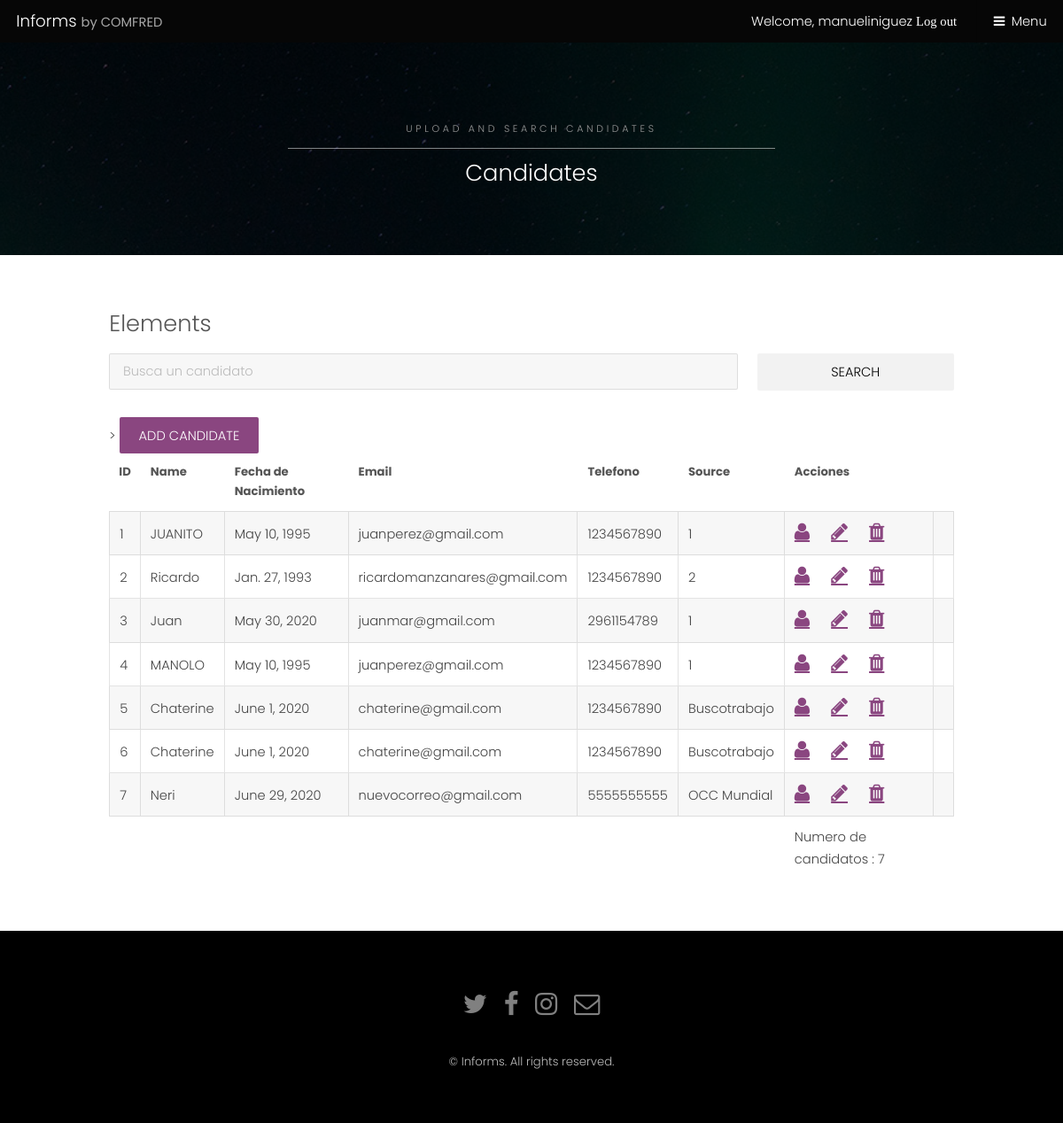
The app's page /candidates/ (signed in) with its own data.
### candidates/models.py (models this page shows, shortened)
class Candidate(models.Model):
    recruiter = models.ForeignKey(settings.AUTH_USER_MODEL, on_delete = models.CASCADE)
    first_name = models.CharField(null = False, max_length=50)
    second_name = models.CharField(null=True, blank=True, max_length=50)
    last_name = models.CharField(null=False, max_length=50)
    second_last_name = models.CharField(null=True, blank=True, max_length=50)
    birthdate = models.DateField(null=False)
    email = models.EmailField(null = False)
    phone = models.CharField(max_length=10, null=False, default='1234567890')
    comments = models.TextField(null=True, blank=True)
    created_date = models.DateField(null=False, default=timezone.now)
    SOURCE_OPTIONS = (
        ('SELECIONAR', 'SELECIONAR'),
        ('Bolsa de trabajo UV', 'Bolsa de trabajo UV'),
        ('OCC Mundial', 'OCC Mundial'),
        ('Buscotrabajo', 'Buscotrabajo'),
        ('Quierotrabajo', 'Quierotrabajo')
    )
    source = models.CharField(choices=SOURCE_OPTIONS, max_length=200, default='SELECCIONAR')
    STATUS_OPCIONS = (
        ('AVAILABLE', 'AVAILABLE'),
        ('INTERVIEW', 'INTERVIEW'),
        ('NOT AVAILABLE', 'NOT AVAILABLE'),
        ('HIRED', 'HIRED'),
    )
    status = models.CharField(choices=STATUS_OPCIONS, max_length=200, default='AVAILABLE')

### candidates/views.py (the view)
# urls.py: path('', views.candidates, name='candidates'),
@login_required
def candidates(request):
    if request.method == 'POST':
        query = request.POST.get('query')
        candidate_list = Candidate.objects.filter(first_name__contains=query)
        return render(request, 'candidates/index.html', { 'candidate_list': candidate_list })
    else:
        candidate_list = Candidate.objects.all()
        return render(request, 'candidates/index.html', { 'candidate_list': candidate_list })

### candidates/templates/candidates/index.html (shortened to what this page needs)
{% extends 'candidates/base.html' %}
{% load static %}
{% block content %}
<section id="One" class="wrapper style3" style="background-image:url({% static 'images/bg.jpg' %})">
    <div class="inner">
        <header class="align-center">
            <p>Upload and search candidates</p>
            <h2>Candidates</h2>
        </header>
    </div>
</section>
<div id="main" class="container">
        <h2 id="elements">Elements</h2>
         <form method="post" action="{% url 'candidates' %}">
            <div class="row uniform">
                <div class="9u 12u$(small)">
                    <input type="text" name="query" id="query" value="" placeholder="Busca un candidato" />
                </div>
                <div class="3u$ 12u$(small)">
                    <input type="submit" value="Search" class="fit" />
                </div>
            </div>
        </form>
    >
                    <a href="{% url 'candidate_add' %}" style="margin-bottom: 10px;" class="button special">Add candidate</a>
                    <div class="table-wrapper">
                        <table class="alt">
                            <thead>
                                <tr>
                                    <th>ID</th>
                                    <th>Name</th>
                                    <th>Fecha de Nacimiento</th>
                                    <th>Email</th>
                                    <th>Telefono</th>
                                    <th>Source</th>
                                    <th>Acciones</th>
                                </tr>
                            </thead>
                            <tbody>
                                {% for candidate in candidate_list %}
                                    <tr>
                                    <td>{{candidate.pk}}</td>
                                    <td>{{candidate.first_name}}</td>
                                    <td>{{candidate.birthdate}}</td>
                                    <td>{{candidate.email}}</td>
                                    <td>{{candidate.phone}}</td>
                                    <td>{{candidate.source }}</td>
                                    <td>
                                        <a style="font-size: 1.5em; margin-right: 20px" class="fa fa-user"href="{% url 'candidate_profile' candidate.pk %}"></a>
                                        <a style="font-size: 1.5em; margin-right: 20px" class="fa fa-pencil" href={% url 'candidate_edit' candidate.pk %}></a>
                                        <a style="font-size: 1.5em; margin-right: 20px" class="fa fa-trash"></a>
                                    <td>
                                    </td>
                                </tr>
                                {% endfor %}
                            </tbody>
                            <tfoot>
                                <tr>
                                    <td colspan="6"></td>
                                    <td>Numero de candidatos : {{candidate_list.count}}</td>
                                </tr>
                            </tfoot>
                        </table>
                    </div>
</div>
{% endblock %}

### candidates/templates/candidates/base.html (shortened to what this page needs)
{% load static %}
<html>
    <head>
        <link rel="stylesheet" href="{% static 'css/main.css' %}" />
        <link rel="stylesheet" href="{% static 'css/font-awesome.min.css' %}" />
    </head>
    <body class="subpage">
			<header id="header">
				<div class="logo"><a href="{% url 'homepage' %}">Informs <span>by COMFRED</span></a></div>
				{% if user.is_authenticated %}
					<a href="{% url 'logout' %}?next=/">Welcome, {{user.username}} <span class="fa fa-sing-out">Log out</span></a>
				{% else %}
					<a href="/accounts/login/?next=/">Login <span class="fa fa-sing-in">Log out</span></a>
				{% endif %}
				<a href="#menu">Menu</a>
			</header>
        {% block content %}
        {% endblock %}
			<footer id="footer">
				<div class="container">
					<ul class="icons">
						<li><a href="#" class="icon fa-twitter"><span class="label">Twitter</span></a></li>
						<li><a href="#" class="icon fa-facebook"><span class="label">Facebook</span></a></li>
						<li><a href="#" class="icon fa-instagram"><span class="label">Instagram</span></a></li>
						<li><a href="#" class="icon fa-envelope-o"><span class="label">Email</span></a></li>
					</ul>
				</div>
				<div class="copyright">
					&copy; Informs. All rights reserved.
				</div>
			</footer>
    </body>
</html>

### records on screen
Candidate: pk "1", first_name "JUANITO", birthdate "May 10, 1995", email "juanperez@gmail.com", phone "1234567890", source "1"
Candidate: pk "2", first_name "Ricardo", birthdate "Jan. 27, 1993", email "ricardomanzanares@gmail.com", phone "1234567890", source "2"
Candidate: pk "3", first_name "Juan", birthdate "May 30, 2020", email "juanmar@gmail.com", phone "2961154789", source "1"
Candidate: pk "4", first_name "MANOLO", birthdate "May 10, 1995", email "juanperez@gmail.com", phone "1234567890", source "1"
Candidate: pk "5", first_name "Chaterine", birthdate "June 1, 2020", email "chaterine@gmail.com", phone "1234567890", source "Buscotrabajo"
Candidate: pk "6", first_name "Chaterine", birthdate "June 1, 2020", email "chaterine@gmail.com", phone "1234567890", source "Buscotrabajo"
Candidate: pk "7", first_name "Neri", birthdate "June 29, 2020", email "nuevocorreo@gmail.com", phone "5555555555", source "OCC Mundial"

### other values on screen
{{ user.username }} "manueliniguez"
{{ candidate_list.count }} "7"
